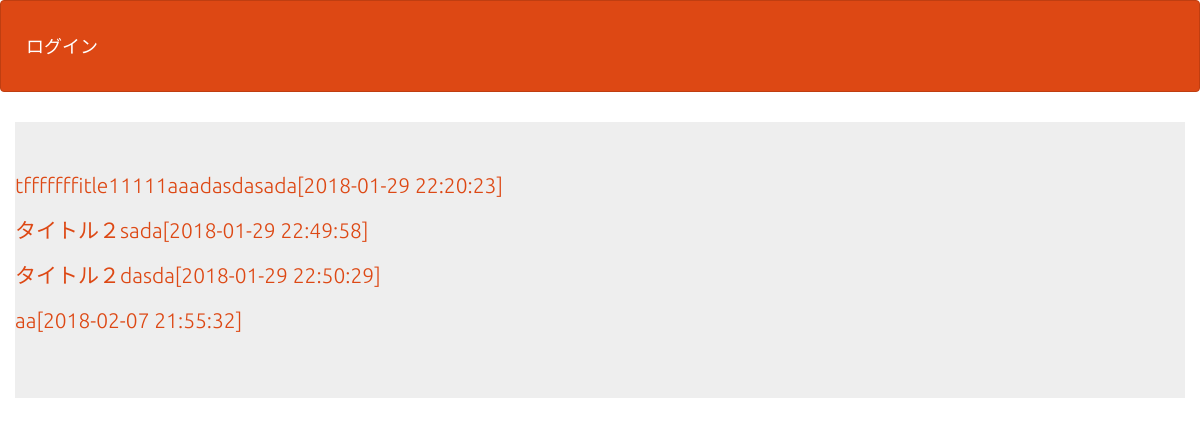
The app's page /11_KazushiOhira/op_bm_select.php with its own data.
### tables this page shows
CREATE TABLE IF NOT EXISTS `gs_bm_table` (
`id` int(12) NOT NULL,
  `title` varchar(64) NOT NULL,
  `url` text NOT NULL,
  `com` text NOT NULL,
  `time` datetime NOT NULL
);

### 11_KazushiOhira/op_bm_select.php (the view, shortened to what this page needs)
<?php
$pdo = db_con();
$stmt = $pdo->prepare("SELECT * FROM gs_bm_table");
$status = $stmt->execute();
$view="";
if($status==false){
  error_db_info($stmt);
}else{
  while( $result = $stmt->fetch(PDO::FETCH_ASSOC)){
    $view .= '<p>';
    $view .= '<a href="op_bm_detail.php?id='.$result["id"].'">';
    $view .= $result["title"]."[".$result["time"]."]";
    $view .= '</a>';
    $view .= '　';
    $view .= '</p>';
  }
}
?>
<!DOCTYPE html>
<html lang="ja">
<head>
<link rel="stylesheet" href="css/range.css">
<link href="css/bootstrap.min.css" rel="stylesheet">
</head>
<body id="main">
<header>
  <nav class="navbar navbar-default">
    <div class="container-fluid">
      <div class="navbar-header">
      <a class="navbar-brand" href="login.php">ログイン</a>
    </div>
  </nav>
</header>
<div>
    <div class="container jumbotron"><?=$view?></div>
  </div>
</body>
</html>

### 11_KazushiOhira/op_bm_select.php (style rules this page uses)
div { padding: 10px;font-size:16px; }

### records on screen
gs_bm_table: value "tfffffffitle11111aaadasdasada[2018-01-29 22:20:23]"
gs_bm_table: value "タイトル２sada[2018-01-29 22:49:58]"
gs_bm_table: value "タイトル２dasda[2018-01-29 22:50:29]"
gs_bm_table: value "aa[2018-02-07 21:55:32]"
